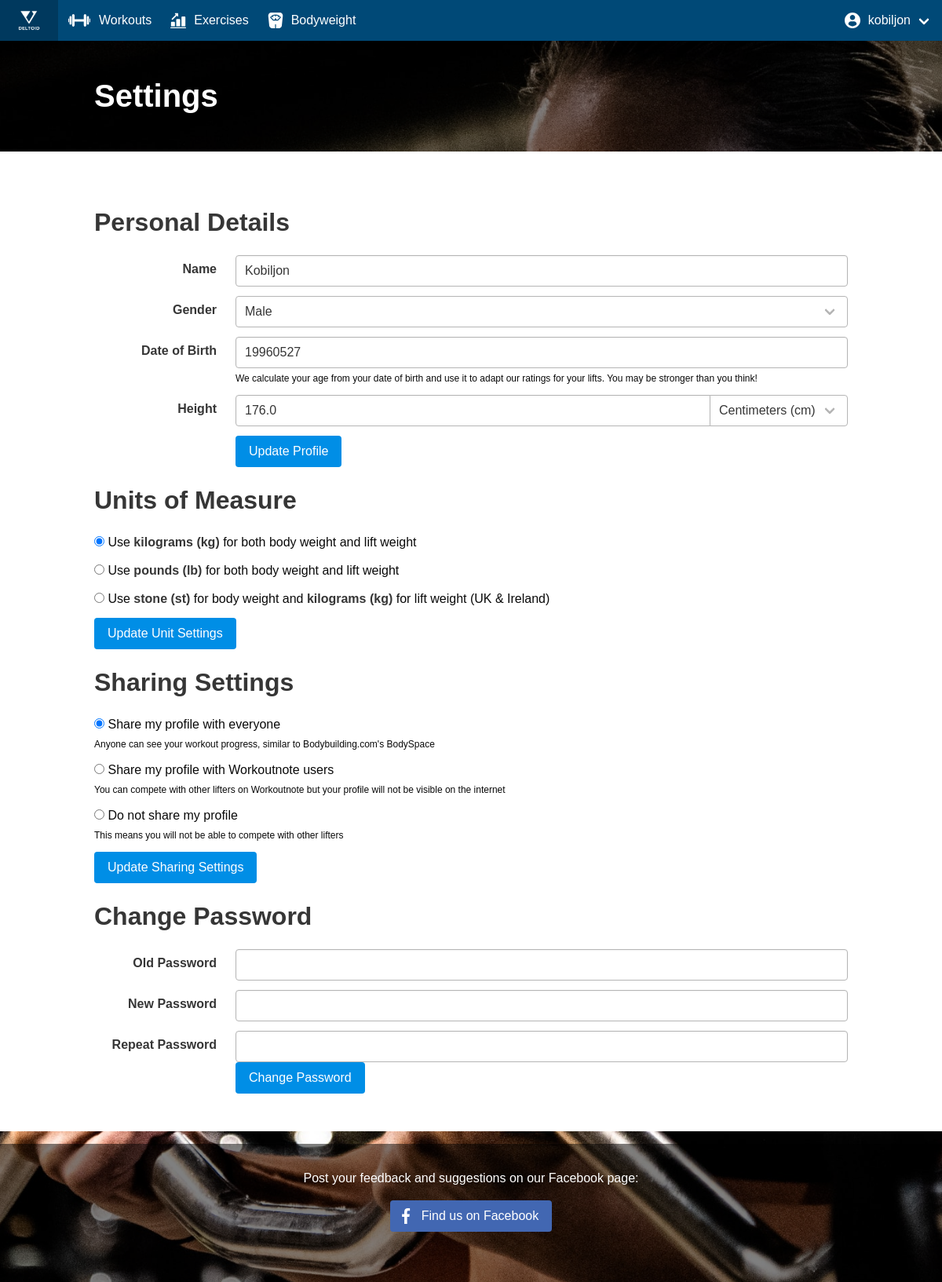
Page /settings/ (signed in) on the committed database.
### workoutnote_django/models.py (models this page shows)
class Preferences(models.Model):
    class Gender:
        MALE = "MALE"
        FEMALE = "FEMALE"
        ALL = [MALE, FEMALE]
    class ProfileSharing:
        SHARED_WITH_PUBLIC = "SHARED_WITH_PUBLIC"
        SHARED_WITH_USERS = "SHARED_WITH_USERS"
        PRIVATE = "PRIVATE"
        ALL = [SHARED_WITH_PUBLIC, SHARED_WITH_USERS, PRIVATE]
    class MeasurementUnit:
        KILOGRAMS = "KG"
        POUNDS = "LB"
        STONE = "ST"
        ALL = [KILOGRAMS, POUNDS, STONE]
    user = models.OneToOneField(to=django_User, on_delete=models.CASCADE, primary_key=True)
    name = models.CharField(max_length=128, default=None, null=True)
    gender = models.CharField(max_length=16, default=Gender.MALE)
    date_of_birth = models.CharField(max_length=8, default=None, null=True)
    height = models.FloatField(default=None, null=True)
    profile_sharing = models.CharField(max_length=128, default=ProfileSharing.PRIVATE)
    unit_of_measure = models.CharField(max_length=128, default=MeasurementUnit.KILOGRAMS)
    def gender_str(self):
        return self.gender.__str__()
    def profile_sharing_str(self):
        return self.profile_sharing.__str__()
    def unit_of_measure_str(self):
        return self.unit_of_measure.__str__()

### workoutnote_django/views.py (the view, shortened to what this page needs)
# urls.py: path('settings/', views.handle_settings, name='settings'),
@login_required
@require_http_methods(['GET', 'POST'])
def handle_settings(request):
    preferences = models.Preferences.objects.get(user=request.user)
    return render(
        request=request,
        template_name='profile/settings.html',
        context={
            'preferences': preferences,
            'gender': models.Preferences.Gender,
            'sharing': models.Preferences.ProfileSharing,
            'unit': models.Preferences.MeasurementUnit,
        }
    )

### templates/profile/settings.html (shortened to what this page needs)
{% extends 'profile/base.html' %}
{% block content %}
    <div id="settingsPageContainer">
        <section class="hero is-primary is-translucent">
            <div class="hero-body">
                <div class="container is-max-desktop"><h1 class="title is-2 is-size-3-mobile">
                    Settings
                </h1></div>
            </div>
        </section>
        <section class="section has-background-white">
            <div class="container is-max-desktop">
                <form method="post" action="{% url 'settings' %}" class="mt-5"><h2 class="title is-3 is-size-4-mobile">Personal Details</h2>
                    <div class="field is-horizontal">
                        <div class="field-label is-normal"><label for="name" class="label">Name</label></div>
                        <div class="field-body">
                            <div class="field">
                                <div class="control"><input id="name" name="name" type="text" placeholder="Enter Your Name" minlength="3" maxlength="32" class="input" required value="{% if preferences.name is not None %}{{ preferences.name }}{% endif %}"></div>
                            </div>
                        </div>
                    </div>
                    <div class="field is-horizontal">
                        <div class="field-label is-normal"><label for="gender" class="label">Gender</label></div>
                        <div class="field-body">
                            <div class="field">
                                <div class="control">
                                    <div class="select is-fullwidth"><select id="gender" name="gender">
                                        <option value="{{ gender.MALE }}" {% if preferences.gender_str == gender.MALE %}selected{% endif %}>Male</option>
                                    </select></div>
                                </div>
                            </div>
                        </div>
                    </div>
                    <div class="field is-horizontal">
                        <div class="field-label is-normal"><label for="birthday" class="label">Date of Birth</label></div>
                        <div class="field-body">
                            <div class="field">
                                <div class="control">
                                    <div>
                                        <div class="control is-expanded"><input id="birthday" name="birthday" type="number" placeholder="MMDDYYYY" required class="input" maxlength="8" value="{% if preferences.date_of_birth is not None %}{{ preferences.date_of_birth }}{% endif %}"></div>
                                    </div>
                                </div>
                                <p class="help">
                                    We calculate your age from your date of birth and use it to adapt our ratings for your
                                    lifts.
                                    You may be stronger than you think!
                                </p></div>
                        </div>
                    </div>
                    <div id="heightSettings" class="field is-horizontal">
                        <div class="field-label is-normal"><label for="height" class="label">Height</label></div>
                        <div class="field-body">
                            <div class="field has-addons">
                                <div class="control is-expanded"><input type="number" id="height" name="height" min="1" max="300" step="0.5" required class="input" placeholder="e.g. 187" value="{% if preferences.height is not None %}{{ preferences.height }}{% endif %}"></div>
                                <div class="control">
                                    <div class="select"><select id="heightunit" name="heightunit">
                                        <option>Centimeters (cm)</option>
                                    </select></div>
                                </div></div>
                        </div>
                    </div>
                    <div class="field is-horizontal">
                        <div class="field-label is-normal"></div>
                        <div class="field-body">
                            <div class="field">
                                <div class="control">
                                    <button type="submit" class="button is-primary">Update Profile</button>
                                </div>
                            </div>
                        </div>
                    </div>
                </form>
                <form method="post" action="{% url 'settings' %}" class="mt-5"><h2 class="title is-3 is-size-4-mobile">Units of Measure</h2>
                    <div class="field">
                        <div>
                            <div class="field">
                                <div class="control"><label class="radio"><input type="radio" name="measurement_unit" value="{{ unit.KILOGRAMS }}" {% if preferences.unit_of_measure_str == unit.KILOGRAMS %}checked{% endif %}>
                                    Use <strong>kilograms (kg)</strong> for both body weight and lift weight
                                </label></div>
                            </div>
                            <div class="field">
                                <div class="control"><label class="radio"><input type="radio" name="measurement_unit" value="{{ unit.POUNDS }}" {% if preferences.unit_of_measure_str == unit.POUNDS %}checked{% endif %}>
                                    Use <strong>pounds (lb)</strong> for both body weight and lift weight
                                </label></div>
                            </div>
                            <div class="field">
                                <div class="control"><label class="radio"><input type="radio" name="measurement_unit" value="{{ unit.STONE }}" {% if preferences.unit_of_measure_str == unit.STONE %}checked{% endif %}>
                                    Use <strong>stone (st)</strong> for body weight and <strong>kilograms (kg)</strong> for lift
                                    weight (UK &amp; Ireland)
                                </label></div>
                            </div>
                        </div>
                    </div>
                    <div class="field">
                        <div class="control">
                            <button type="submit" class="button is-primary">Update Unit Settings</button>
                        </div>
                    </div>
                </form>
                <form method="post" action="{% url 'settings' %}" id="profileSharing" class="mt-5"><h2 class="title is-3 is-size-4-mobile">Sharing Settings</h2>
                    <div class="field">
                        <div>
                            <div class="field">
                                <div class="control"><label class="radio"><input type="radio" name="profile_sharing" value="{{ sharing.SHARED_WITH_PUBLIC }}" {% if preferences.profile_sharing_str == sharing.SHARED_WITH_PUBLIC %}checked{% endif %}>
                                    Share my profile with everyone
                                </label>
                                    <p class="help">
                                        Anyone can see your workout progress, similar to Bodybuilding.com's BodySpace
                                    </p></div>
                            </div>
                            <div class="field">
                                <div class="control"><label class="radio"><input type="radio" name="profile_sharing" value="{{ sharing.SHARED_WITH_USERS }}" >
                                    Share my profile with Workoutnote users
                                </label>
                                    <p class="help">
                                        You can compete with other lifters on Workoutnote but your profile
                                        will not be visible on the internet
                                    </p></div>
                            </div>
                            <div class="field">
                                <div class="control"><label class="radio"><input type="radio" name="profile_sharing" value="{{ sharing.PRIVATE }}" {% if preferences.profile_sharing_str == sharing.PRIVATE %}checked{% endif %}>
                                    Do not share my profile
                                </label>
                                    <p class="help">
                                        This means you will not be able to compete with other lifters
                                    </p></div>
                            </div>
                        </div>
                    </div>
                    <div class="field">
                        <div class="control">
                            <button type="submit" class="button is-primary">Update Sharing Settings</button>
                        </div>
                    </div>
                </form>
                <form method="post" action="{% url 'settings' %}" class="mt-5"><h2 class="title is-3 is-size-4-mobile">Change Password</h2>
                    <div>
                        <div class="field is-horizontal">
                            <div class="field-label is-normal"><label for="oldPassword" class="label">Old Password</label></div>
                            <div class="field-body">
                                <div class="field">
                                    <div class="control"><input name="oldpassword" id="oldPassword" type="password" required="required" class="input"></div>
                                </div>
                            </div>
                        </div>
                        <div class="field is-horizontal">
                            <div class="field-label is-normal"><label for="newPassword" class="label">New Password</label></div>
                            <div class="field-body">
                                <div class="field">
                                    <div class="control"><input name="newpassword" id="newPassword" type="password" required="required" class="input"></div>
                                </div>
                            </div>
                        </div>
                        <div class="field is-horizontal">
                            <div class="field-label is-normal"><label for="repeatPassword" class="label">Repeat Password</label></div>
                            <div class="field-body">
                                <div class="field">
                                    <div class="control"><input name="repeatpassword" id="repeatPassword" type="password" required="required" class="input"></div>
                                </div>
                            </div>
                        </div>
                    </div>
                    <div class="field is-horizontal">
                        <div class="field-label is-normal"></div>
                        <div class="field-body">
                            <div class="field">
                                <div class="control">
                                    <button type="submit" class="button is-primary">Change Password</button>
                                </div>
                            </div>
                        </div>
                    </div>
                </form>
            </div>
        </section>
    </div>
{% endblock %}

### rows in the picture
Preferences: name "Kobiljon", gender "Male", birthday "19960527", height "176.0", unit_of_measure "☑ Use kilograms (kg) for both bo", unit_of_measure "☐ Use pounds (lb) for both body", unit_of_measure "☐ Use stone (st) for body weight", profile_sharing "☑ Share my profile with everyone", profile_sharing "☐ Share my profile with Workoutn", profile_sharing "☐ Do not share my profile"
